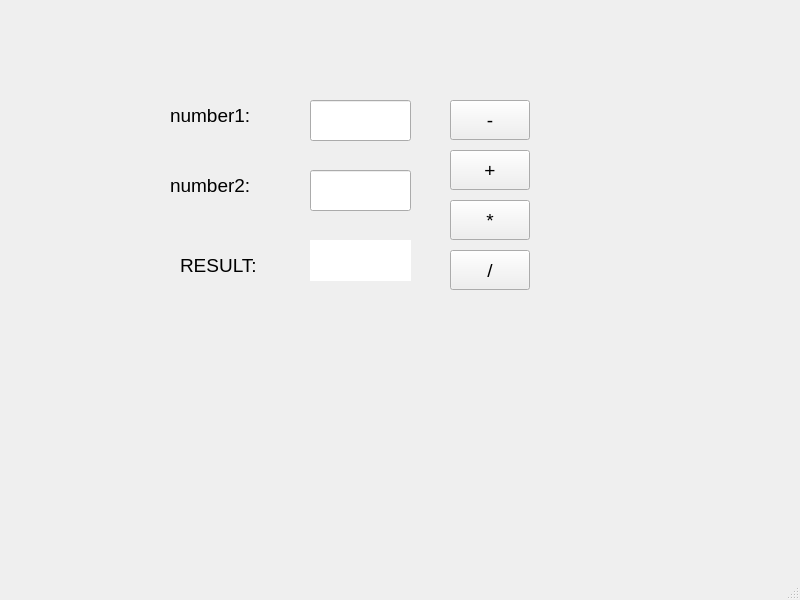
<?xml version="1.0" encoding="UTF-8"?>
<ui version="4.0">
 <class>MainWindow</class>
 <widget class="QMainWindow" name="MainWindow">
  <property name="geometry">
   <rect>
    <x>0</x>
    <y>0</y>
    <width>800</width>
    <height>600</height>
   </rect>
  </property>
  <property name="font">
   <font>
    <pointsize>14</pointsize>
   </font>
  </property>
  <property name="windowTitle">
   <string>MainWindow</string>
  </property>
  <widget class="QWidget" name="centralwidget">
   <widget class="QPushButton" name="pushButton">
    <property name="geometry">
     <rect>
      <x>450</x>
      <y>150</y>
      <width>80</width>
      <height>40</height>
     </rect>
    </property>
    <property name="text">
     <string>+</string>
    </property>
   </widget>
   <widget class="QPushButton" name="pushButton_4">
    <property name="geometry">
     <rect>
      <x>450</x>
      <y>200</y>
      <width>80</width>
      <height>40</height>
     </rect>
    </property>
    <property name="text">
     <string>*</string>
    </property>
   </widget>
   <widget class="QPushButton" name="pushButton_5">
    <property name="geometry">
     <rect>
      <x>450</x>
      <y>100</y>
      <width>80</width>
      <height>40</height>
     </rect>
    </property>
    <property name="text">
     <string>-</string>
    </property>
   </widget>
   <widget class="QLineEdit" name="lineEdit">
    <property name="geometry">
     <rect>
      <x>310</x>
      <y>170</y>
      <width>101</width>
      <height>41</height>
     </rect>
    </property>
   </widget>
   <widget class="QLineEdit" name="lineEdit_2">
    <property name="geometry">
     <rect>
      <x>310</x>
      <y>100</y>
      <width>101</width>
      <height>41</height>
     </rect>
    </property>
   </widget>
   <widget class="QLabel" name="label">
    <property name="geometry">
     <rect>
      <x>310</x>
      <y>240</y>
      <width>101</width>
      <height>41</height>
     </rect>
    </property>
    <property name="styleSheet">
     <string notr="true">background-color: rgb(255, 255, 255);
color:rgb(0,0,0);</string>
    </property>
    <property name="text">
     <string/>
    </property>
   </widget>
   <widget class="QLabel" name="label_2">
    <property name="geometry">
     <rect>
      <x>170</x>
      <y>100</y>
      <width>97</width>
      <height>31</height>
     </rect>
    </property>
    <property name="text">
     <string>number1:</string>
    </property>
   </widget>
   <widget class="QLabel" name="label_3">
    <property name="geometry">
     <rect>
      <x>170</x>
      <y>170</y>
      <width>97</width>
      <height>31</height>
     </rect>
    </property>
    <property name="text">
     <string>number2:</string>
    </property>
   </widget>
   <widget class="QLabel" name="label_4">
    <property name="geometry">
     <rect>
      <x>180</x>
      <y>250</y>
      <width>80</width>
      <height>31</height>
     </rect>
    </property>
    <property name="text">
     <string>RESULT:</string>
    </property>
   </widget>
   <widget class="QPushButton" name="pushButton_2">
    <property name="geometry">
     <rect>
      <x>450</x>
      <y>250</y>
      <width>80</width>
      <height>40</height>
     </rect>
    </property>
    <property name="text">
     <string>/</string>
    </property>
   </widget>
  </widget>
  <widget class="QMenuBar" name="menubar">
   <property name="geometry">
    <rect>
     <x>0</x>
     <y>0</y>
     <width>800</width>
     <height>36</height>
    </rect>
   </property>
  </widget>
  <widget class="QStatusBar" name="statusbar"/>
 </widget>
 <resources/>
 <connections/>
</ui>
